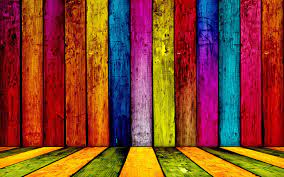
#> input picture Color.jpg, 284 x 177 px
$ jupyter execute IOT_Task-2.ipynb   (shell and % lines are left out)
#> lines starting #> are read from the running program, lines starting #| are printed output that depends on the picture
# THE SPARKS FOUNDATION

---

# Color Identification in Images

Implement an image color detector which identifies all the colors in an
image or video

# Author :- Korthiwada Sai Shiva

# Step-1 :- Import the Libraries

[cell 1]
import os
import warnings
import numpy as np
import matplotlib.pyplot as plt
from sklearn.cluster import KMeans
from collections import Counter
import cv2

# Step-2 :- Read an Image

[cell 2]
def read_n_get_image(file_path):
#> called with file_path = 'Color.jpg'
    image = cv2.imread(file_path)
#> image is the input picture: shape (177, 284, 3); mean B, G, R 45.3, 68.3, 136.2
    image = cv2.cvtColor(image, cv2.COLOR_BGR2RGB)
    return image

[cell 3]
image = read_n_get_image("Color.jpg")
plt.imshow(image)

# Step-3 :- Resize Image

[cell 4]
# Resizing of image is done so that KMeans does not take too much time to return the prominent colors
image = cv2.resize(image, (500, 500))
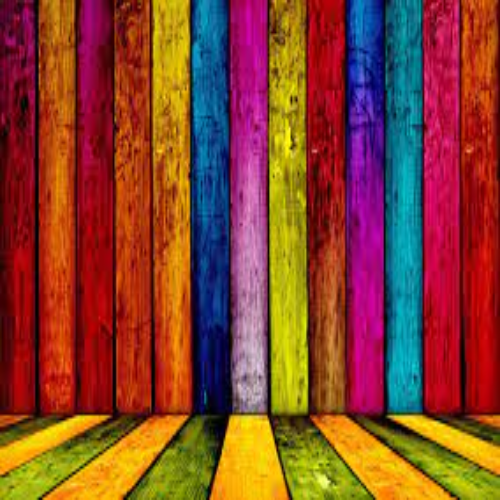
#> image: shape (500, 500, 3); mean R, G, B 136.1, 68.2, 45.2

[cell 5]
# Show the image after resizing
plt.imshow(image)

# Step-4 :- Creating the matrix of features for our K-Means Algorithm

[cell 6]
print(type(image))
#| <class 'numpy.ndarray'>
print(image)
#> (printed output is left out)
print(image.shape)
#| (500, 500, 3)

[cell 7]
# x is the matrix of features to be supplied to the KMeans Algorithm
x = image.reshape(image.shape[0]*image.shape[1],3)

[cell 8]
print(x)
#> (printed output is left out)

# Step-5 :- Building the KMeans Clustering Model to find out the top five prominent colors in the model

[cell 9]
kmeans = KMeans(n_clusters=5)

[cell 10]
kmeans.fit(x)

[cell 11]
prominent_colors = kmeans.cluster_centers_
prominent_colors = prominent_colors.astype(int)
print(prominent_colors)

[cell 12]
plt.imshow([prominent_colors])
plt.axis('off')
plt.title("Prominent Colors")
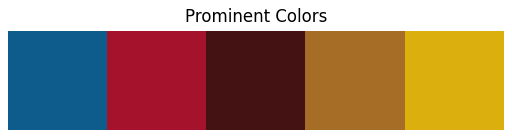
#> figure drawn by matplotlib, 1 panel

# Step-6 :- Get the ordering of prominency among the colors

[cell 13]
# Get the number of pixels participating in each cluster
intensity_list = Counter(kmeans.labels_)
print(intensity_list)

[cell 14]
keys = list(intensity_list.keys())
values = list(intensity_list.values())
print(keys)
print(values)

[cell 15]
# Show the prominency levels on a bar graph
bar_graph = plt.bar(keys,values)
for x in range(0, len(prominent_colors)):
    bar_graph[x].set_color(prominent_colors[keys[x]].astype(float)/255.0)
plt.show(bar_graph)
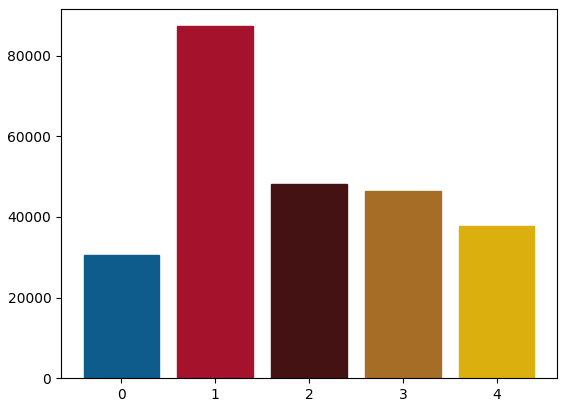
#> figure drawn by matplotlib, 1 panel; tallest bar 87284 high, from x = 0.6 to 1.4
